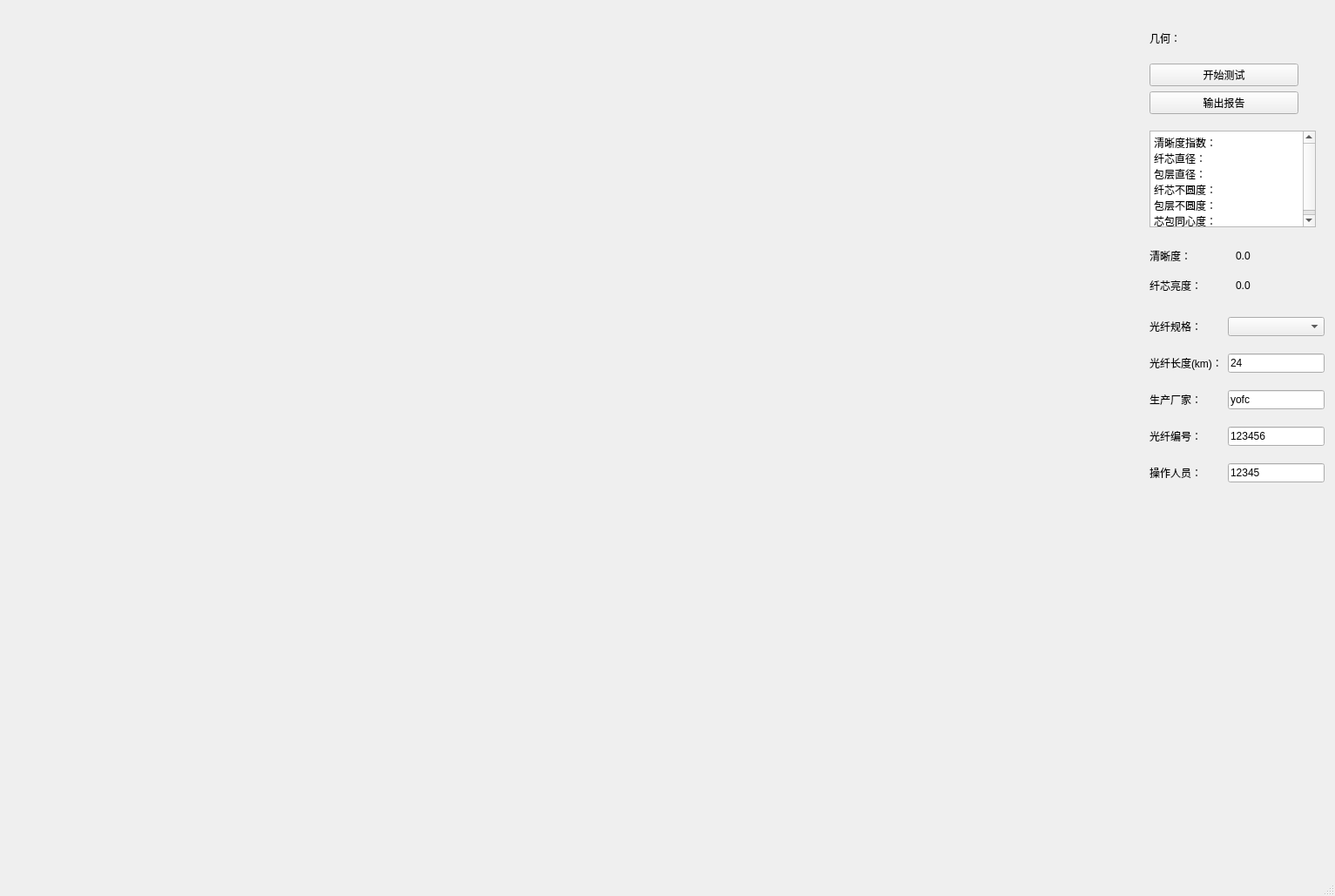
<?xml version="1.0" encoding="UTF-8"?>
<ui version="4.0">
 <class>MainWindow</class>
 <widget class="QMainWindow" name="MainWindow">
  <property name="geometry">
   <rect>
    <x>0</x>
    <y>0</y>
    <width>1533</width>
    <height>1029</height>
   </rect>
  </property>
  <property name="windowTitle">
   <string>八边形几何测试平台</string>
  </property>
  <widget class="QWidget" name="centralwidget">
   <widget class="QWidget" name="canvas" native="true">
    <property name="geometry">
     <rect>
      <x>10</x>
      <y>10</y>
      <width>1296</width>
      <height>972</height>
     </rect>
    </property>
    <property name="minimumSize">
     <size>
      <width>400</width>
      <height>400</height>
     </size>
    </property>
   </widget>
   <widget class="QWidget" name="layoutWidget">
    <property name="geometry">
     <rect>
      <x>1320</x>
      <y>20</y>
      <width>171</width>
      <height>111</height>
     </rect>
    </property>
    <layout class="QGridLayout" name="operaLayout">
     <item row="3" column="1">
      <widget class="QPushButton" name="reporterCV">
       <property name="enabled">
        <bool>true</bool>
       </property>
       <property name="text">
        <string>输出报告</string>
       </property>
      </widget>
     </item>
     <item row="2" column="1">
      <widget class="QPushButton" name="beginTestCV">
       <property name="minimumSize">
        <size>
         <width>50</width>
         <height>0</height>
        </size>
       </property>
       <property name="text">
        <string>开始测试</string>
       </property>
      </widget>
     </item>
     <item row="0" column="1">
      <widget class="QLabel" name="labelCV">
       <property name="text">
        <string>几何：</string>
       </property>
      </widget>
     </item>
    </layout>
   </widget>
   <widget class="QWidget" name="axis" native="true">
    <property name="geometry">
     <rect>
      <x>1590</x>
      <y>190</y>
      <width>400</width>
      <height>400</height>
     </rect>
    </property>
    <property name="minimumSize">
     <size>
      <width>400</width>
      <height>400</height>
     </size>
    </property>
    <widget class="QTextBrowser" name="resultShowAT">
     <property name="geometry">
      <rect>
       <x>90</x>
       <y>220</y>
       <width>256</width>
       <height>91</height>
      </rect>
     </property>
     <property name="minimumSize">
      <size>
       <width>10</width>
       <height>10</height>
      </size>
     </property>
     <property name="html">
      <string>&lt;!DOCTYPE HTML PUBLIC &quot;-//W3C//DTD HTML 4.0//EN&quot; &quot;http://www.w3.org/TR/REC-html40/strict.dtd&quot;&gt;
&lt;html&gt;&lt;head&gt;&lt;meta name=&quot;qrichtext&quot; content=&quot;1&quot; /&gt;&lt;style type=&quot;text/css&quot;&gt;
p, li { white-space: pre-wrap; }
&lt;/style&gt;&lt;/head&gt;&lt;body style=&quot; font-family:'SimSun'; font-size:9pt; font-weight:400; font-style:normal;&quot;&gt;
&lt;p style=&quot; margin-top:0px; margin-bottom:0px; margin-left:0px; margin-right:0px; -qt-block-indent:0; text-indent:0px;&quot;&gt;波长范围：&lt;/p&gt;
&lt;p style=&quot; margin-top:0px; margin-bottom:0px; margin-left:0px; margin-right:0px; -qt-block-indent:0; text-indent:0px;&quot;&gt;最大值：&lt;/p&gt;
&lt;p style=&quot; margin-top:0px; margin-bottom:0px; margin-left:0px; margin-right:0px; -qt-block-indent:0; text-indent:0px;&quot;&gt;最小值：&lt;/p&gt;
&lt;p style=&quot; margin-top:0px; margin-bottom:0px; margin-left:0px; margin-right:0px; -qt-block-indent:0; text-indent:0px;&quot;&gt;平均值：&lt;/p&gt;&lt;/body&gt;&lt;/html&gt;</string>
     </property>
    </widget>
    <widget class="QWidget" name="layoutWidget_2">
     <property name="geometry">
      <rect>
       <x>130</x>
       <y>290</y>
       <width>171</width>
       <height>111</height>
      </rect>
     </property>
     <layout class="QGridLayout" name="attenuationLayout">
      <item row="4" column="1">
       <widget class="QPushButton" name="parameterAT">
        <property name="text">
         <string>参数配置</string>
        </property>
       </widget>
      </item>
      <item row="3" column="1">
       <widget class="QPushButton" name="reporterAT">
        <property name="text">
         <string>输出报告</string>
        </property>
       </widget>
      </item>
      <item row="2" column="1">
       <widget class="QPushButton" name="beginTestAT">
        <property name="minimumSize">
         <size>
          <width>50</width>
          <height>0</height>
         </size>
        </property>
        <property name="text">
         <string>开始测试</string>
        </property>
       </widget>
      </item>
      <item row="1" column="1">
       <widget class="QLabel" name="labelAT">
        <property name="text">
         <string>衰减：</string>
        </property>
       </widget>
      </item>
     </layout>
    </widget>
   </widget>
   <widget class="QTextBrowser" name="resultShowCV">
    <property name="geometry">
     <rect>
      <x>1320</x>
      <y>150</y>
      <width>191</width>
      <height>111</height>
     </rect>
    </property>
    <property name="minimumSize">
     <size>
      <width>50</width>
      <height>90</height>
     </size>
    </property>
    <property name="html">
     <string>&lt;!DOCTYPE HTML PUBLIC &quot;-//W3C//DTD HTML 4.0//EN&quot; &quot;http://www.w3.org/TR/REC-html40/strict.dtd&quot;&gt;
&lt;html&gt;&lt;head&gt;&lt;meta name=&quot;qrichtext&quot; content=&quot;1&quot; /&gt;&lt;style type=&quot;text/css&quot;&gt;
p, li { white-space: pre-wrap; }
&lt;/style&gt;&lt;/head&gt;&lt;body style=&quot; font-family:'SimSun'; font-size:9pt; font-weight:400; font-style:normal;&quot;&gt;
&lt;p style=&quot; margin-top:0px; margin-bottom:0px; margin-left:0px; margin-right:0px; -qt-block-indent:0; text-indent:0px;&quot;&gt;清晰度指数：&lt;/p&gt;
&lt;p style=&quot; margin-top:0px; margin-bottom:0px; margin-left:0px; margin-right:0px; -qt-block-indent:0; text-indent:0px;&quot;&gt;纤芯直径：&lt;/p&gt;
&lt;p style=&quot; margin-top:0px; margin-bottom:0px; margin-left:0px; margin-right:0px; -qt-block-indent:0; text-indent:0px;&quot;&gt;包层直径：&lt;/p&gt;
&lt;p style=&quot; margin-top:0px; margin-bottom:0px; margin-left:0px; margin-right:0px; -qt-block-indent:0; text-indent:0px;&quot;&gt;纤芯不圆度：&lt;/p&gt;
&lt;p style=&quot; margin-top:0px; margin-bottom:0px; margin-left:0px; margin-right:0px; -qt-block-indent:0; text-indent:0px;&quot;&gt;包层不圆度：&lt;/p&gt;
&lt;p style=&quot; margin-top:0px; margin-bottom:0px; margin-left:0px; margin-right:0px; -qt-block-indent:0; text-indent:0px;&quot;&gt;芯包同心度：&lt;/p&gt;&lt;/body&gt;&lt;/html&gt;</string>
    </property>
   </widget>
   <widget class="QWidget" name="layoutWidget">
    <property name="geometry">
     <rect>
      <x>1320</x>
      <y>350</y>
      <width>201</width>
      <height>222</height>
     </rect>
    </property>
    <layout class="QGridLayout" name="inputLayout">
     <item row="0" column="0">
      <widget class="QLabel" name="labelFiberType">
       <property name="text">
        <string>光纤规格：</string>
       </property>
      </widget>
     </item>
     <item row="1" column="0">
      <widget class="QLabel" name="labelLength">
       <property name="text">
        <string>光纤长度(km)：</string>
       </property>
      </widget>
     </item>
     <item row="2" column="0">
      <widget class="QLabel" name="labelFactory">
       <property name="text">
        <string>生产厂家：</string>
       </property>
      </widget>
     </item>
     <item row="4" column="0">
      <widget class="QLabel" name="labelWorker">
       <property name="text">
        <string>操作人员：</string>
       </property>
      </widget>
     </item>
     <item row="3" column="0">
      <widget class="QLabel" name="labelFiberNumber">
       <property name="text">
        <string>光纤编号：</string>
       </property>
      </widget>
     </item>
     <item row="1" column="1">
      <widget class="QLineEdit" name="fiberLength">
       <property name="text">
        <string>24</string>
       </property>
      </widget>
     </item>
     <item row="4" column="1">
      <widget class="QLineEdit" name="Worker">
       <property name="text">
        <string>12345</string>
       </property>
      </widget>
     </item>
     <item row="2" column="1">
      <widget class="QLineEdit" name="factory">
       <property name="text">
        <string>yofc</string>
       </property>
      </widget>
     </item>
     <item row="3" column="1">
      <widget class="QLineEdit" name="fiberNumber">
       <property name="text">
        <string>123456</string>
       </property>
      </widget>
     </item>
     <item row="0" column="1">
      <widget class="QComboBox" name="fiberTypeBox"/>
     </item>
    </layout>
   </widget>
   <widget class="QPushButton" name="parameterCV">
    <property name="enabled">
     <bool>false</bool>
    </property>
    <property name="geometry">
     <rect>
      <x>1590</x>
      <y>60</y>
      <width>169</width>
      <height>23</height>
     </rect>
    </property>
    <property name="text">
     <string>参数配置</string>
    </property>
   </widget>
   <widget class="QSpinBox" name="coreMedianIndex">
    <property name="geometry">
     <rect>
      <x>1678</x>
      <y>100</y>
      <width>36</width>
      <height>20</height>
     </rect>
    </property>
    <property name="readOnly">
     <bool>false</bool>
    </property>
    <property name="minimum">
     <number>3</number>
    </property>
    <property name="maximum">
     <number>15</number>
    </property>
    <property name="singleStep">
     <number>2</number>
    </property>
    <property name="value">
     <number>11</number>
    </property>
   </widget>
   <widget class="QLabel" name="cladMedian">
    <property name="geometry">
     <rect>
      <x>1600</x>
      <y>126</y>
      <width>72</width>
      <height>16</height>
     </rect>
    </property>
    <property name="text">
     <string>包层滤波值：</string>
    </property>
   </widget>
   <widget class="QSpinBox" name="cladMedianIndex">
    <property name="geometry">
     <rect>
      <x>1678</x>
      <y>126</y>
      <width>36</width>
      <height>20</height>
     </rect>
    </property>
    <property name="readOnly">
     <bool>false</bool>
    </property>
    <property name="minimum">
     <number>3</number>
    </property>
    <property name="maximum">
     <number>17</number>
    </property>
    <property name="singleStep">
     <number>2</number>
    </property>
    <property name="value">
     <number>11</number>
    </property>
   </widget>
   <widget class="QLabel" name="coreMedian">
    <property name="geometry">
     <rect>
      <x>1600</x>
      <y>100</y>
      <width>72</width>
      <height>16</height>
     </rect>
    </property>
    <property name="text">
     <string>纤芯滤波值：</string>
    </property>
   </widget>
   <widget class="QWidget" name="">
    <property name="geometry">
     <rect>
      <x>1320</x>
      <y>280</y>
      <width>191</width>
      <height>61</height>
     </rect>
    </property>
    <layout class="QGridLayout" name="gridLayout">
     <item row="0" column="0">
      <widget class="QLabel" name="label_2">
       <property name="text">
        <string>清晰度：</string>
       </property>
      </widget>
     </item>
     <item row="0" column="1">
      <widget class="QLabel" name="dynamicSharp">
       <property name="text">
        <string>0.0</string>
       </property>
      </widget>
     </item>
     <item row="1" column="0">
      <widget class="QLabel" name="label">
       <property name="text">
        <string>纤芯亮度：</string>
       </property>
      </widget>
     </item>
     <item row="1" column="1">
      <widget class="QLabel" name="coreLight">
       <property name="text">
        <string>0.0</string>
       </property>
      </widget>
     </item>
    </layout>
   </widget>
  </widget>
  <widget class="QMenuBar" name="menubar">
   <property name="geometry">
    <rect>
     <x>0</x>
     <y>0</y>
     <width>1533</width>
     <height>23</height>
    </rect>
   </property>
  </widget>
  <widget class="QStatusBar" name="statusbar"/>
 </widget>
 <resources/>
 <connections/>
</ui>
